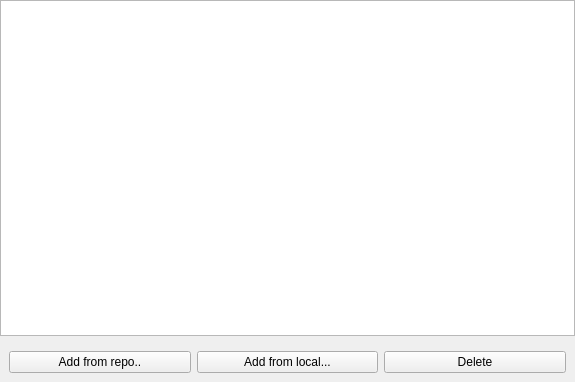
<?xml version="1.0" encoding="UTF-8"?>
<ui version="4.0">
 <class>PluginsManagerWidget</class>
 <widget class="QWidget" name="PluginsManagerWidget">
  <property name="geometry">
   <rect>
    <x>0</x>
    <y>0</y>
    <width>575</width>
    <height>382</height>
   </rect>
  </property>
  <property name="windowTitle">
   <string>Form</string>
  </property>
  <layout class="QVBoxLayout" name="verticalLayout">
   <property name="margin">
    <number>0</number>
   </property>
   <item>
    <widget class="QListWidget" name="listWidget"/>
   </item>
   <item>
    <widget class="QWidget" name="widget_2" native="true">
     <layout class="QHBoxLayout" name="horizontalLayout">
      <item>
       <widget class="QPushButton" name="pbAddPluginsFromRepo">
        <property name="text">
         <string>Add from repo..</string>
        </property>
       </widget>
      </item>
      <item>
       <widget class="QPushButton" name="pdAddPluginFromLocal">
        <property name="text">
         <string>Add from local...</string>
        </property>
       </widget>
      </item>
      <item>
       <widget class="QPushButton" name="pushButton_3">
        <property name="text">
         <string>Delete</string>
        </property>
       </widget>
      </item>
     </layout>
    </widget>
   </item>
  </layout>
 </widget>
 <resources/>
 <connections/>
</ui>
